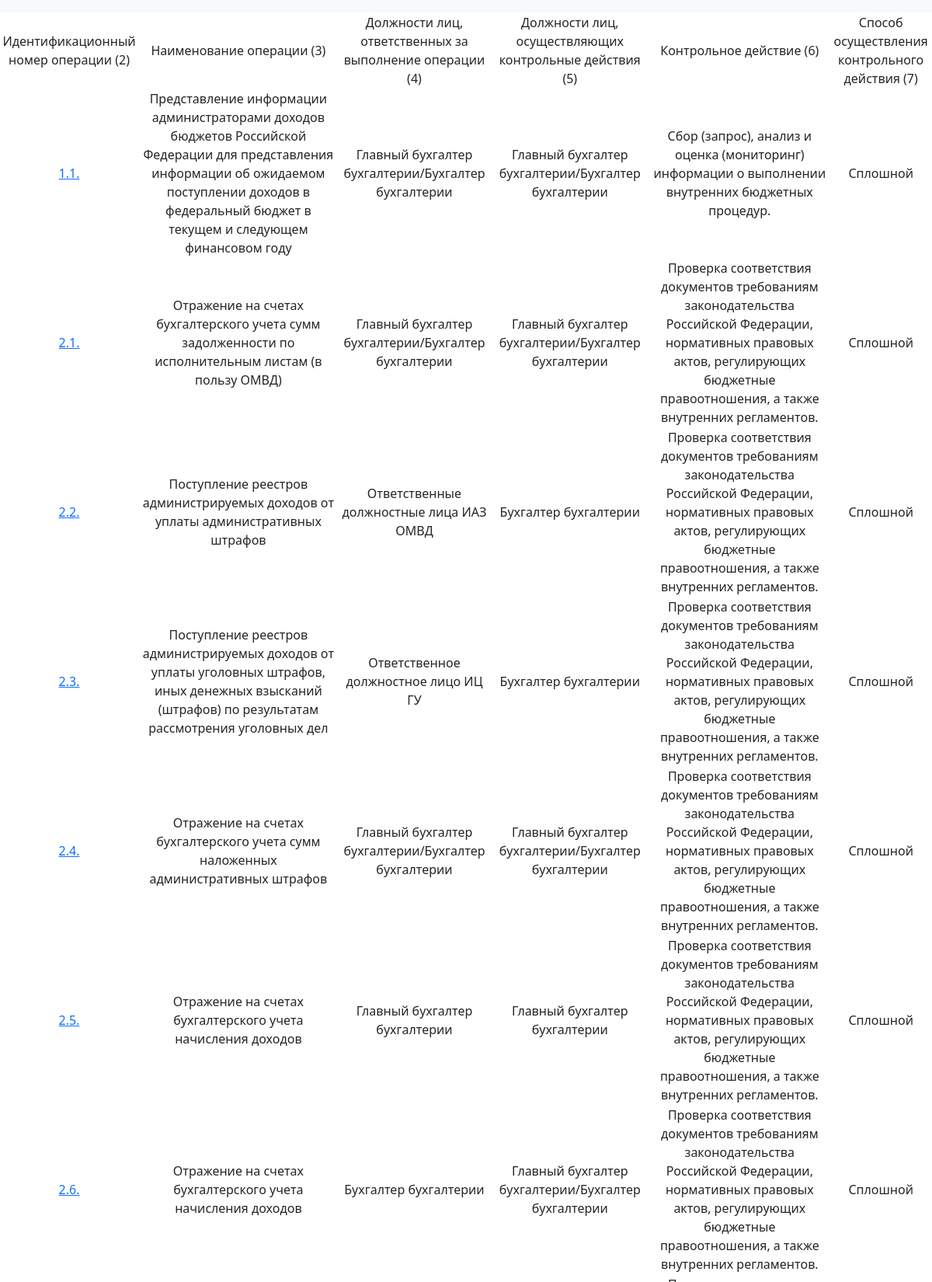
/reestr/ (upper part), run on the app's committed database.
### fk_app/models.py (models this page shows, shortened)
class Reestr(models.Model):
    operation = models.ForeignKey(Operation, on_delete=models.PROTECT)
    employ_contr = models.ForeignKey(Employ_position_contr, on_delete=models.PROTECT)
    employ_actint = models.ForeignKey(Employ_position_act, on_delete=models.PROTECT)
    control_action = models.ForeignKey(Control_action, on_delete=models.PROTECT)
    method = models.ForeignKey(Method, on_delete=models.PROTECT)

class Operation(models.Model):
    code_oper = models.CharField(max_length=5)
    name = models.CharField(max_length=100)
    process = models.ForeignKey(Process, on_delete=models.PROTECT)

class Employ_position_contr (models.Model):
    name = models.CharField(max_length=100)

class Employ_position_act (models.Model):
    name = models.CharField(max_length=100)

class Control_action(models.Model):
    name = models.CharField(max_length=100)

class Method(models.Model):
    name = models.CharField(max_length=100)

### fk_app/views.py (the view)
# urls.py: path('reestr/', views.reestr, name='reestr'),
def reestr(request):
    str_reestr = Reestr.objects.all()
    context = {
        "reestr": str_reestr
    }
    return render(request, "fk_app/reestr.html", context)

### fk_app/templates/fk_app/reestr.html (shortened to what this page needs)
{% extends 'base.html' %}
{% block content %}
    <table>
    <tr align="center">
        <td>Идентификационный номер операции (2)</td>
        <td>Наименование операции (3)</td>
        <td>Должности лиц, ответственных за выполнение операции (4)</td>
        <td>Должности лиц, осуществляющих контрольные действия (5)</td>
        <td>Контрольное действие (6)</td>
        <td>Способ осуществления контрольного действия (7)</td>
    </tr>
        {% for reest in reestr %}
    <tr align="center">
        <td><a href="{% url 'add_volation_the' reest.operation.id %}" >{{ reest.operation.code_oper }}</a></td>
        <td>{{ reest.operation.name }}</td>
        <td>{{ reest.employ_contr.name }}</td>
        <td>{{ reest.employ_actint.name }}</td>
        <td>{{ reest.control_action.name }}</td>
        <td>{{ reest.method.name }}</td>
    </tr>
    {% endfor %}
</table>
{% endblock %}

### data on the page
Reestr: operation.code_oper "1.1.", operation.name "Представление информации администраторами доходов бюджетов Российской Федерации для представления информации об ожидаемом поступлении доходов в федеральный бюджет в текущем и следующем финансовом году", employ_contr.name "Главный бухгалтер бухгалтерии/Бухгалтер бухгалтерии", employ_actint.name "Главный бухгалтер бухгалтерии/Бухгалтер бухгалтерии", control_action.name "Сбор (запрос), анализ и оценка (мониторинг) информации о выполнении внутренних бюджетных процедур.", method.name "Сплошной"
Reestr: operation.code_oper "2.1.", operation.name "Отражение на счетах бухгалтерского учета сумм задолженности по исполнительным листам (в пользу ОМВД)", employ_contr.name "Главный бухгалтер бухгалтерии/Бухгалтер бухгалтерии", employ_actint.name "Главный бухгалтер бухгалтерии/Бухгалтер бухгалтерии", control_action.name "Проверка соответствия документов требованиям законодательства Российской Федерации, нормативных правовых актов, регулирующих бюджетные правоотношения, а также внутренних регламентов.", method.name "Сплошной"
Reestr: operation.code_oper "2.2.", operation.name "Поступление реестров администрируемых доходов от уплаты административных штрафов", employ_contr.name "Ответственные должностные лица ИАЗ ОМВД", employ_actint.name "Бухгалтер бухгалтерии", control_action.name "Проверка соответствия документов требованиям законодательства Российской Федерации, нормативных правовых актов, регулирующих бюджетные правоотношения, а также внутренних регламентов.", method.name "Сплошной"
Reestr: operation.code_oper "2.3.", operation.name "Поступление реестров администрируемых доходов от уплаты уголовных штрафов, иных денежных взысканий (штрафов) по результатам рассмотрения уголовных дел", employ_contr.name "Ответственное должностное лицо ИЦ ГУ", employ_actint.name "Бухгалтер бухгалтерии", control_action.name "Проверка соответствия документов требованиям законодательства Российской Федерации, нормативных правовых актов, регулирующих бюджетные правоотношения, а также внутренних регламентов.", method.name "Сплошной"
Reestr: operation.code_oper "2.4.", operation.name "Отражение на счетах бухгалтерского учета сумм наложенных административных штрафов", employ_contr.name "Главный бухгалтер бухгалтерии/Бухгалтер бухгалтерии", employ_actint.name "Главный бухгалтер бухгалтерии/Бухгалтер бухгалтерии", control_action.name "Проверка соответствия документов требованиям законодательства Российской Федерации, нормативных правовых актов, регулирующих бюджетные правоотношения, а также внутренних регламентов.", method.name "Сплошной"
Reestr: operation.code_oper "2.5.", operation.name "Отражение на счетах бухгалтерского учета начисления доходов", employ_contr.name "Главный бухгалтер бухгалтерии", employ_actint.name "Главный бухгалтер бухгалтерии", control_action.name "Проверка соответствия документов требованиям законодательства Российской Федерации, нормативных правовых актов, регулирующих бюджетные правоотношения, а также внутренних регламентов.", method.name "Сплошной"
Reestr: operation.code_oper "2.6.", operation.name "Отражение на счетах бухгалтерского учета начисления доходов", employ_contr.name "Бухгалтер бухгалтерии", employ_actint.name "Главный бухгалтер бухгалтерии/Бухгалтер бухгалтерии", control_action.name "Проверка соответствия документов требованиям законодательства Российской Федерации, нормативных правовых актов, регулирующих бюджетные правоотношения, а также внутренних регламентов.", method.name "Сплошной"
